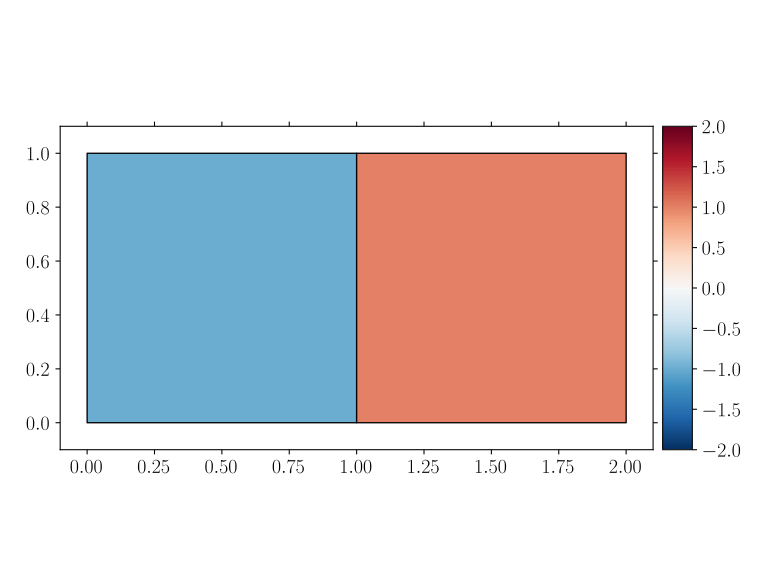

This figure's Python source:

import matplotlib.pyplot as plt
import GooseMPL as gplt
import numpy as np

from mpl_toolkits.axes_grid1 import make_axes_locatable

plt.style.use(['goose', 'goose-latex'])

coor = np.array([
  [ 0.0, 0.0 ],
  [ 1.0, 0.0 ],
  [ 2.0, 0.0 ],
  [ 0.0, 1.0 ],
  [ 1.0, 1.0 ],
  [ 2.0, 1.0 ],
])

conn = np.array([
  [ 0, 1, 4, 3 ],
  [ 1, 2, 5, 4 ],
])

value = np.array([
  -1,
  +1,
])

fig,ax = plt.subplots()

im = gplt.patch(coor=coor,conn=conn,cindex=value,clim=[-2,2],cmap='RdBu_r')

plt.xlim([ -0.1,  2.1 ])
plt.ylim([ -0.1,  1.1 ])

ax.set_aspect('equal')

div  = make_axes_locatable(ax)
cax  = div.append_axes("right", size="5%", pad=0.1)
cbar = plt.colorbar(im,cax=cax)

plt.savefig('patch.svg')
plt.show()
